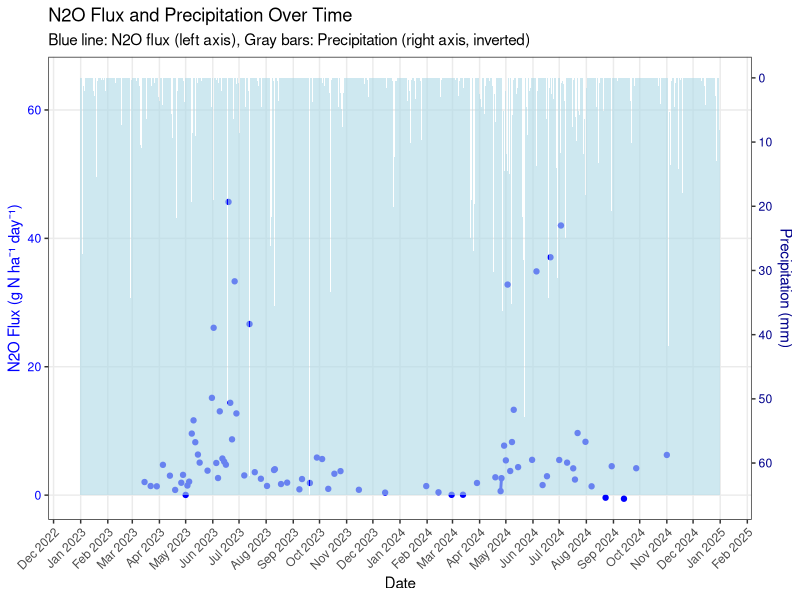
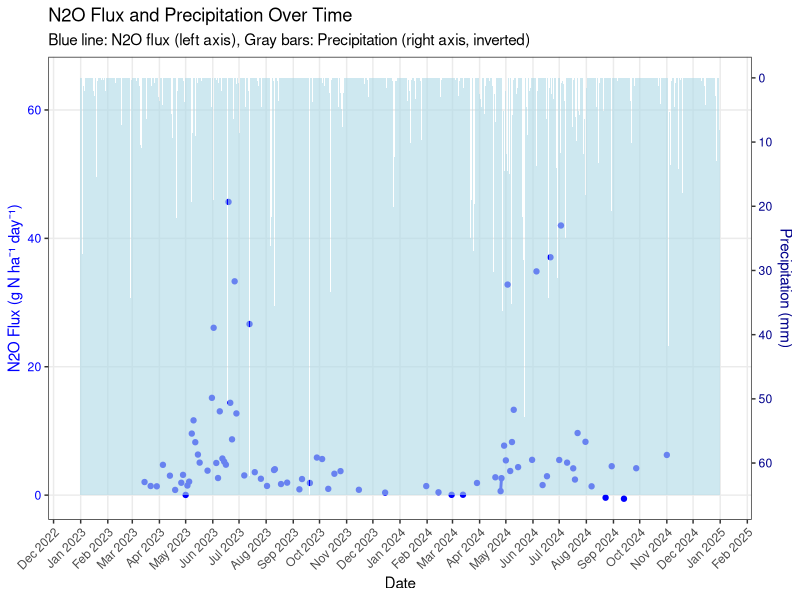

These figures' R source, in order:
library(readr)
library(dplyr)
library(ggplot2)
library(scales)

# Read clean flux data
clean_flux <- read_csv("data/clean_flux.csv", show_col_types = FALSE)

# Read precipitation data
precip_data <- read_csv("data/rain/daily_precip_2023_2024.csv", show_col_types = FALSE)

# Prepare flux data - aggregate by date
flux_summary <- clean_flux %>%
  group_by(year_month_day) %>%
  summarise(
    mean_flux_gnha = mean(gnha_day, na.rm = TRUE),
    .groups = "drop"
  ) %>%
  rename(day = year_month_day)

# Prepare precipitation data
precip_summary <- precip_data %>%
  mutate(day = as.Date(day)) %>%
  select(day, precipmm)

# Combine the datasets
combined_data <- full_join(flux_summary, precip_summary, by = "day") %>%
  filter(!is.na(day)) %>%
  arrange(day)

# Create scaling factor for dual axis (precipitation on inverted right axis)
flux_max <- max(combined_data$mean_flux_gnha, na.rm = TRUE)
precip_max <- max(combined_data$precipmm, na.rm = TRUE)
scale_factor <- flux_max / precip_max

# Create the dual-axis plot
p <- ggplot(combined_data, aes(x = day)) +
  # Flux data (left y-axis)
  geom_line(aes(y = mean_flux_gnha), color = "blue", size = 1) +
  geom_point(aes(y = mean_flux_gnha), color = "blue", size = 1.5) +
  # Precipitation data (right y-axis, inverted)
  geom_col(aes(y = precip_max - precipmm),
    alpha = 0.6, fill = "lightblue", width = 1
  ) +
  # Customize axes
  scale_y_continuous(
    name = "N2O Flux (g N ha⁻¹ day⁻¹)",
    sec.axis = sec_axis(
      trans = ~ precip_max - .,
      name = "Precipitation (mm)",
      breaks = seq(0, precip_max, by = 10)
    )
  ) +
  # Customize x-axis
  scale_x_date(
    name = "Date",
    date_breaks = "1 month",
    date_labels = "%b %Y"
  ) +
  # Theme and formatting
  theme_bw() +
  theme(
    axis.text.x = element_text(angle = 45, hjust = 1),
    axis.title.y.left = element_text(color = "blue"),
    axis.text.y.left = element_text(color = "blue"),
    axis.title.y.right = element_text(color = "darkblue"),
    axis.text.y.right = element_text(color = "darkblue"),
    panel.grid.minor = element_blank()
  ) +
  labs(
    title = "N2O Flux and Precipitation Over Time",
    subtitle = "Blue line: N2O flux (left axis), Gray bars: Precipitation (right axis, inverted)"
  )

# Display the plot
print(p)

# Save the plot
ggsave("figures/flux_precip_dual_axis_plot.png",
  plot = p,
  width = 12,
  height = 8,
  dpi = 300
)

print("Plot saved as figures/flux_precip_dual_axis_plot.png")
